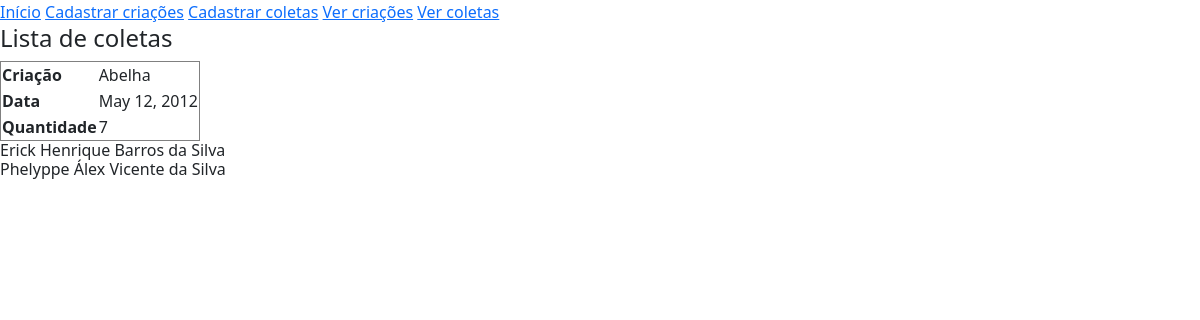
The page /listar-coletas/detalhes/6 on the database its author committed.
### Producao/models.py (models this page shows, shortened)
class Coleta(models.Model):
    id = models.AutoField(primary_key=True)
    criacao = models.ForeignKey(Criacao, on_delete=models.CASCADE, verbose_name='criacao')
    data = models.DateField(max_length=10, verbose_name='data')
    quantidade = models.IntegerField(verbose_name='quantidade')

class Criacao(models.Model):
    id = models.AutoField(primary_key=True)
    raca = models.CharField(max_length=30, verbose_name='raca')
    data_entrada = models.DateField(max_length=10, verbose_name='data_entrada')
    class Meta:
        ordering = ['data_entrada', 'raca']
        app_label = 'Producao'

### Producao/views.py (the view)
# urls.py: path('listar-coletas/detalhes/<int:pk>', views.detalhar_coleta, name='detalhes_coleta'),
def detalhar_coleta(request, pk):
    coleta = Coleta.objects.get(id=pk)
    informacoes = {
        'coleta': coleta
    }
    return render(request, 'Producao/detalhes_coleta.html', informacoes)

### templates/Producao/detalhes_coleta.html (shortened to what this page needs)
{% extends "base.html" %}
{% block subtitulo %}
Lista de coletas
{% endblock %}
{% block conteudo %}
    <table border="1">
        <tr>
            <th>Criação</th>
            <td>{{ coleta.criacao.raca }}</td>
        </tr>
        <tr>
            <th>Data</th>
            <td>{{ coleta.data }}</td>
        </tr>
        <tr>
            <th>Quantidade</th>
            <td>{{ coleta.quantidade }}</td>
        </tr>
    </table>
{% endblock %}

### rows shown on the page
Coleta: criacao.raca "Abelha", data "May 12, 2012", quantidade "7"
